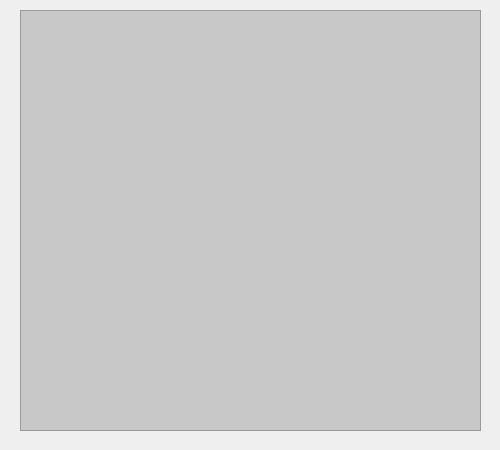
<?xml version="1.0" encoding="UTF-8"?>
<ui version="4.0">
 <class>About</class>
 <widget class="QDialog" name="About">
  <property name="geometry">
   <rect>
    <x>0</x>
    <y>0</y>
    <width>500</width>
    <height>450</height>
   </rect>
  </property>
  <property name="windowTitle">
   <string>Dialog</string>
  </property>
  <widget class="QTextBrowser" name="textBrowser">
   <property name="geometry">
    <rect>
     <x>20</x>
     <y>10</y>
     <width>461</width>
     <height>421</height>
    </rect>
   </property>
   <property name="styleSheet">
    <string notr="true">background-color: rgb(200, 200, 200);</string>
   </property>
  </widget>
 </widget>
 <resources/>
 <connections/>
</ui>
